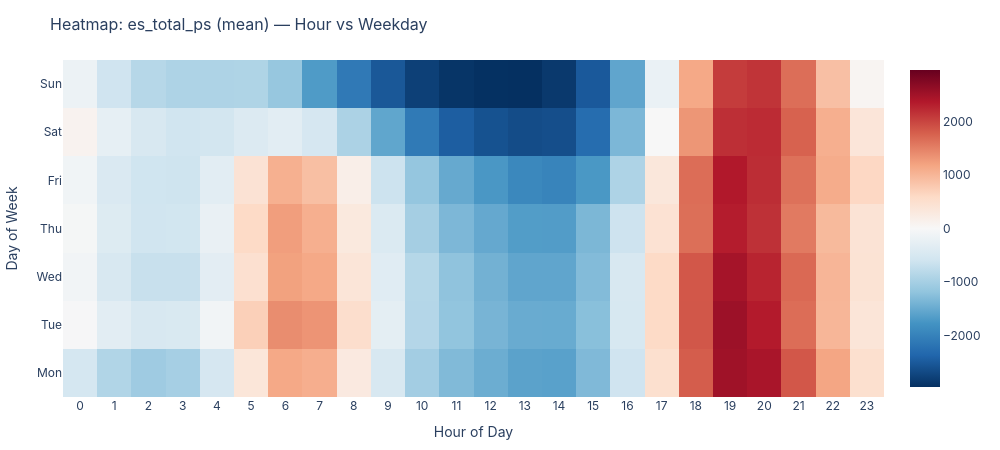

Here is the notebook cell this chart was saved with:
### Markdown cell above
## 4. Heatmaps

Two complementary views:
- **Hour × Weekday** — shows the weekday/weekend modulation of the intraday cycle.
- **Hour × Month** — shows the seasonal modulation. Look for the midday pumping pocket in summer months.

### Code cell
plot_hourly_heatmap(train).show()

### Figure 1 — Plotly figure (JSON) as saved in the notebook; plotly's stock layout.template omitted (floating-point values rounded to 4 significant figures; data arrays with more than 128 entries replaced by an {"elided": "..."} marker saying what was removed)
{"data": [{"colorscale": [[0, "rgb(5,48,97)"], [0.1, "rgb(33,102,172)"], [0.2, "rgb(67,147,195)"], [0.3, "rgb(146,197,222)"], [0.4, "rgb(209,229,240)"], [0.5, "rgb(247,247,247)"], [0.6, "rgb(253,219,199)"], [0.7, "rgb(244,165,130)"], [0.8, "rgb(214,96,77)"], [0.9, "rgb(178,24,43)"], [1, "rgb(103,0,31)"]], "hovertemplate": "Hour %{x}, %{y}: %{z:.0f} MW<extra></extra>", "type": "heatmap", "x": [0, 1, 2, 3, 4, 5, 6, 7, 8, 9, 10, 11, 12, 13, 14, 15, 16, 17, 18, 19, 20, 21, 22, 23], "y": ["Mon", "Tue", "Wed", "Thu", "Fri", "Sat", "Sun"], "z": {"elided": "7x24 float values"}, "zmid": 0}], "layout": {"font": {"family": "Inter, Arial, sans-serif", "size": 12}, "height": 450, "hovermode": "x unified", "legend": {"orientation": "h", "x": 1, "xanchor": "right", "y": 1.02, "yanchor": "bottom"}, "margin": {"b": 50, "l": 60, "r": 30, "t": 60}, "title": {"font": {"size": 16}, "text": "Heatmap: es_total_ps (mean) — Hour vs Weekday"}, "width": 1000, "xaxis": {"dtick": 1, "title": {"text": "Hour of Day"}}, "yaxis": {"title": {"text": "Day of Week"}}}}
